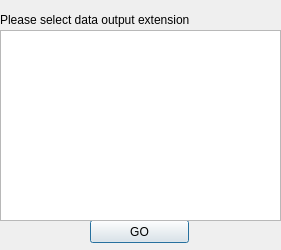
<?xml version="1.0" encoding="UTF-8"?>
<ui version="4.0">
 <class>OutputExtensionSelector</class>
 <widget class="QDialog" name="OutputExtensionSelector">
  <property name="windowModality">
   <enum>Qt::WindowModal</enum>
  </property>
  <property name="geometry">
   <rect>
    <x>0</x>
    <y>0</y>
    <width>281</width>
    <height>250</height>
   </rect>
  </property>
  <property name="minimumSize">
   <size>
    <width>281</width>
    <height>250</height>
   </size>
  </property>
  <property name="maximumSize">
   <size>
    <width>281</width>
    <height>250</height>
   </size>
  </property>
  <property name="windowTitle">
   <string>Select data output way</string>
  </property>
  <widget class="QPushButton" name="pushButton">
   <property name="geometry">
    <rect>
     <x>90</x>
     <y>220</y>
     <width>99</width>
     <height>23</height>
    </rect>
   </property>
   <property name="text">
    <string>GO</string>
   </property>
  </widget>
  <widget class="QListWidget" name="listWidget">
   <property name="geometry">
    <rect>
     <x>0</x>
     <y>30</y>
     <width>281</width>
     <height>191</height>
    </rect>
   </property>
  </widget>
  <widget class="QLabel" name="label">
   <property name="geometry">
    <rect>
     <x>0</x>
     <y>10</y>
     <width>281</width>
     <height>20</height>
    </rect>
   </property>
   <property name="text">
    <string>Please select data output extension</string>
   </property>
  </widget>
 </widget>
 <resources/>
 <connections/>
</ui>
